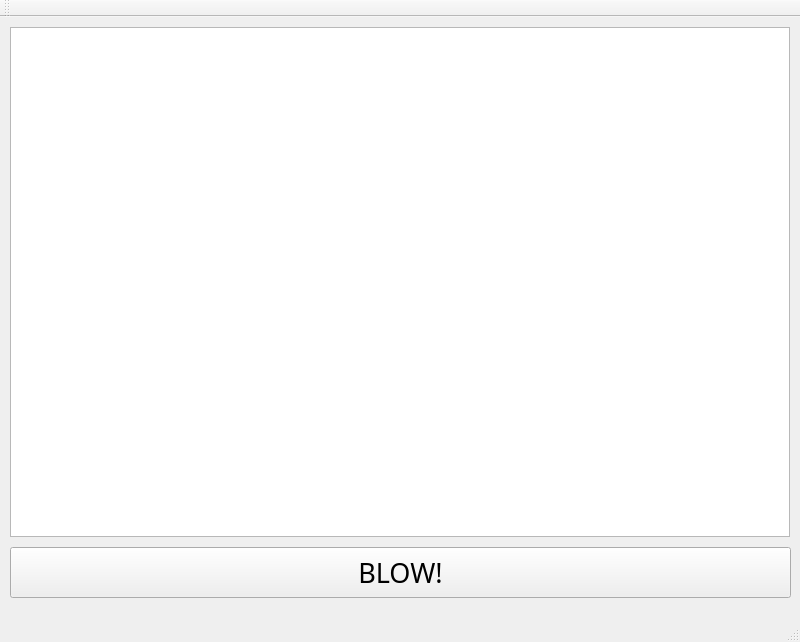
<?xml version="1.0" encoding="UTF-8"?>
<ui version="4.0">
 <class>MainWindow</class>
 <widget class="QMainWindow" name="MainWindow">
  <property name="geometry">
   <rect>
    <x>0</x>
    <y>0</y>
    <width>800</width>
    <height>642</height>
   </rect>
  </property>
  <property name="windowTitle">
   <string>MainWindow</string>
  </property>
  <widget class="QWidget" name="centralWidget">
   <widget class="QGraphicsView" name="graphicsView">
    <property name="geometry">
     <rect>
      <x>10</x>
      <y>10</y>
      <width>780</width>
      <height>510</height>
     </rect>
    </property>
   </widget>
   <widget class="QPushButton" name="pushButton">
    <property name="geometry">
     <rect>
      <x>10</x>
      <y>530</y>
      <width>781</width>
      <height>51</height>
     </rect>
    </property>
    <property name="font">
     <font>
      <family>Impact</family>
      <pointsize>20</pointsize>
     </font>
    </property>
    <property name="text">
     <string>BLOW!</string>
    </property>
   </widget>
  </widget>
  <widget class="QMenuBar" name="menuBar">
   <property name="geometry">
    <rect>
     <x>0</x>
     <y>0</y>
     <width>800</width>
     <height>20</height>
    </rect>
   </property>
  </widget>
  <widget class="QToolBar" name="mainToolBar">
   <attribute name="toolBarArea">
    <enum>TopToolBarArea</enum>
   </attribute>
   <attribute name="toolBarBreak">
    <bool>false</bool>
   </attribute>
  </widget>
  <widget class="QStatusBar" name="statusBar"/>
 </widget>
 <layoutdefault spacing="6" margin="11"/>
 <resources/>
 <connections/>
</ui>
